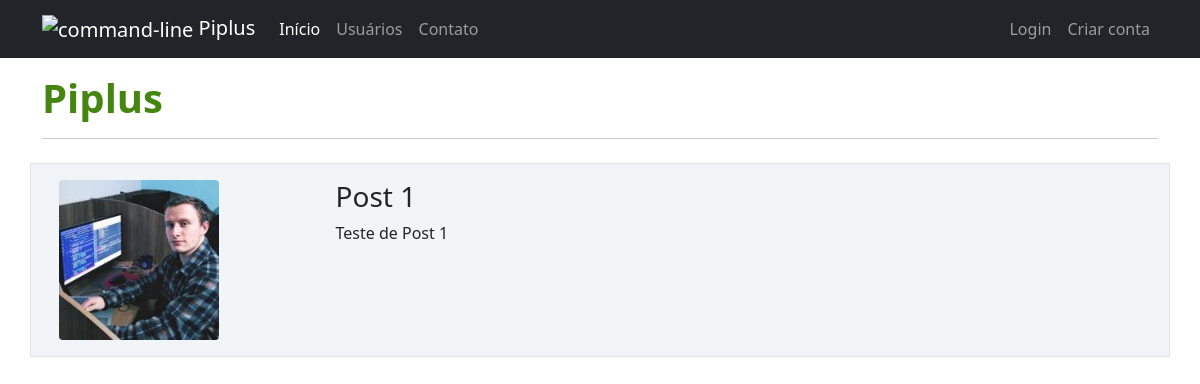
Before: / with the older database file.
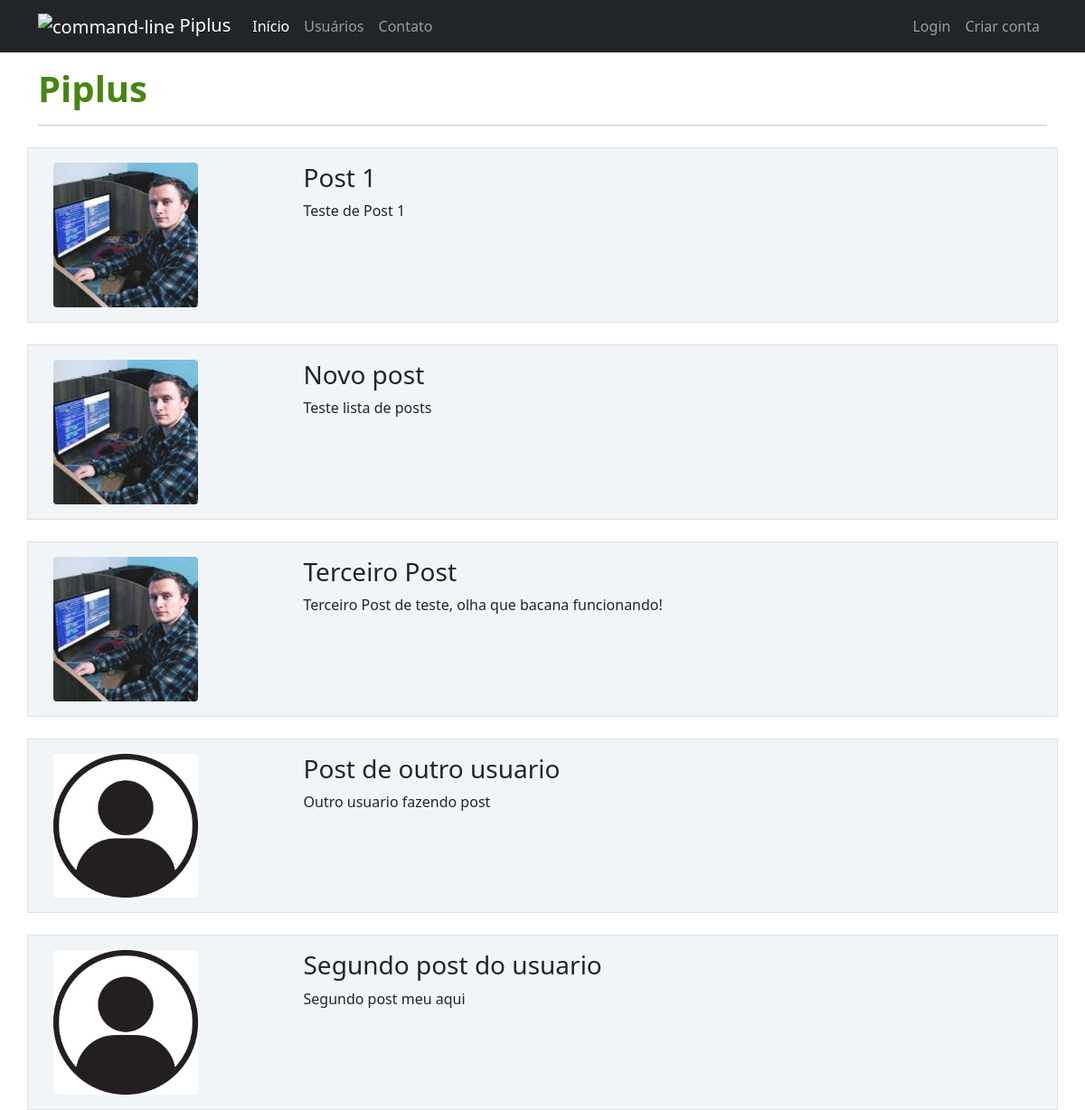
After: the same page with the newer database file.
### Piplus/models.py (models this page shows)
class Post(database.Model):
    id = database.Column(database.Integer, primary_key=True)
    titulo = database.Column(database.String, nullable=False)
    corpo = database.Column(database.Text, nullable=False)
    data_criacao = database.Column(database.DateTime, nullable=False, default=datetime.utcnow)
    id_usuario = database.Column(database.Integer, database.ForeignKey('usuario.id'), nullable=False)

class Usuario(database.Model, UserMixin):
    id = database.Column(database.Integer, primary_key=True)
    username = database.Column(database.String, nullable=False)
    email = database.Column(database.String, nullable=False, unique=True)
    senha = database.Column(database.String, nullable=False)
    foto_perfil = database.Column(database.String, default='default.jpg')
    posts = database.relationship('Post', backref='autor', lazy=True)
    cursos = database.Column(database.String, nullable=False, default='Não Informado')

### Piplus/routes.py (the view)
@app.route("/")
def home():
    posts = Post.query.all()
    return render_template('home.html', posts=posts)

### Piplus/templates/home.html
{% extends 'base.html' %}
{% block body %}
    <div class="container mt-3">
        <h1 style="color: rgb(69, 134, 16);"><strong>Piplus</strong></h1>
        <hr>
        {% for post in posts%}
            <div class="row border mt-4 p-3 postclass">
                <div class="col-3">
                    <div class="image pe-2">
                        <img src="{{ url_for("static", filename="fotos_perfil/{}".format(post.autor.foto_perfil)) }}" class="rounded" width="160" >
                    </div>
                </div>
                <div class="col-9">
                    <h3>{{ post.titulo }}</h3>
                    <p>{{ post.corpo }}</p>
                </div>
            </div>
        {% endfor %}
    </div>
{% endblock %}

### Piplus/templates/base.html (shortened to what this page needs)
<!DOCTYPE html>
<html lang="en">
<head>
    <link href="https://cdn.jsdelivr.net/npm/bootstrap@5.0.2/dist/css/bootstrap.min.css" rel="stylesheet">
    <link rel="stylesheet" type="text/css" href="{{url_for('static', filename='main.css')}}"
    {% block head %}
    {% endblock  %}
</head>
<body class="bg-white">
    {% include  'navbar.html' %}
    {% block body  %}
    {% endblock %}
</body>
</html>

### Piplus/templates/navbar.html (shortened to what this page needs)
<nav class="navbar navbar-expand-lg navbar-dark bg-dark">
    <div class="container-fluid container">
    <a class="navbar-brand" href="{{ url_for('home') }}">
        <img width="48" height="48" src="https://img.icons8.com/color/48/command-line.png" alt="command-line"/>
        Piplus
    </a>
    <div class="collapse navbar-collapse" id="navbarSupportedContent">
        <ul class="navbar-nav me-auto mb-2 mb-lg-0">
        <li class="nav-item">
            <a class="nav-link active" aria-current="page" href="{{ url_for('home') }}">Início</a>
        </li>
        <li class="nav-item">
            <a class="nav-link" href="{{ url_for('usuarios') }}">Usuários</a>
        </li>
        <li class="nav-item">
            <a class="nav-link" href="{{ url_for('contatos') }}">Contato</a>
        </li>
        </ul>
        <ul class="navbar-nav">
            {% if current_user.is_authenticated %}
                <li class="nav-item">
                    <a class="nav-link" href="{{ url_for('criar_post') }}">Criar Post</a>
                </li>
                <li class="nav-item">
                    <a class="nav-link" href="{{ url_for('perfil') }}">Perfil</a>
                </li>
                <li class="nav-item">
                    <a class="nav-link" href="{{ url_for('sair') }}">Sair</a>
                </li>
            {% else %}
                <li class="nav-item">
                    <a class="nav-link" href="{{ url_for('login') }}">Login</a>
                </li>
                <li class="nav-item">
                    <a class="nav-link" href="{{ url_for('login') }}">Criar conta</a>
                </li>
            {% endif %}
        </ul>
    </div>
    </div>
</nav>

### Piplus/static/main.css (style rules this page uses)
.postclass { background-color: #f2f5f8 !important; }

Changed rows visible on the page:
added Post: foto_perfil (picture), titulo "Novo post", corpo "Teste lista de posts"
added Post: foto_perfil (picture), titulo "Terceiro Post", corpo "Terceiro Post de teste, olha que bacana funcionando!"
added Post: foto_perfil (placeholder picture), titulo "Post de outro usuario", corpo "Outro usuario fazendo post"
added Post: foto_perfil (placeholder picture), titulo "Segundo post do usuario", corpo "Segundo post meu aqui"
